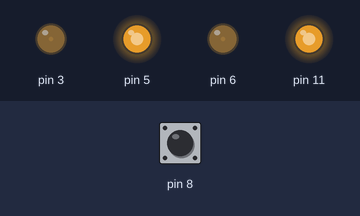
Simulated run of this sketch. Board: Arduino Uno, built with avr-gcc and run on an emulated ATmega328P. Shown: output pins drawn as LEDs (lit = HIGH). The test bench sets the inputs (shaded band); at power-on: pin 8 HIGH.

Above: at 1.2 s.
1.3 s: pin 8 pulled LOW for 0.15 s
At 1.7 s:
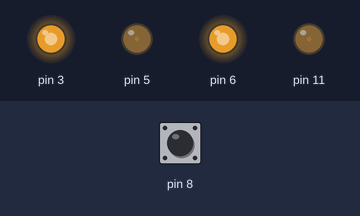
2.9 s: pin 8 pulled LOW for 1 s
At 3.4 s:
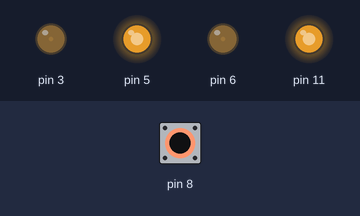
5.4 s: pin 8 pulled LOW for 3.2 s
At 9.0 s:
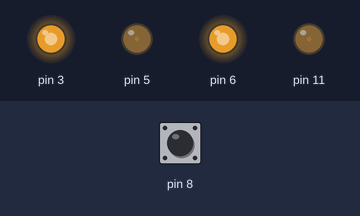
Timing chart, 0 to 10.5 s (numbered marks = the images above; inputs shaded):
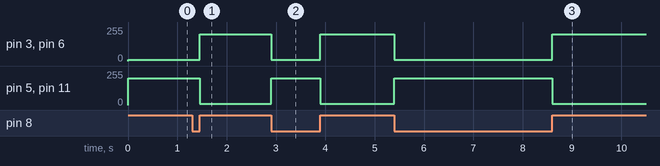

Measured:
- after the input at 1.3 s, pin 3, pin 6: 8/255 → 200/255 after 0.15 s; pin 5, pin 11: 200/255 → 8/255 after 0.15 s
- after the input at 2.9 s, pin 3, pin 6: 200/255 → 8/255 at once, → 200/255 1.0 s later; pin 5, pin 11: 8/255 → 200/255 at once, → 8/255 1.0 s later
- after the input at 5.4 s, pin 3, pin 6: 200/255 → 8/255 at once, → 200/255 3.2 s later; pin 5, pin 11: 8/255 → 200/255 at once, → 8/255 3.2 s later

The sketch:

TopsyTurvyTwistyTurnTableBoots_Cats_Boots_Cats_Boots_Cats.ino
```cpp
/*Do a Doughnut!
  By: Robert J. Guziec and Jacob JM Horstman
  Written: March 14, 2025
  Edited: April 9, 2025
  I/O Pins for MOTORS
  D3:  [OUTPUT] PC PWM 8-Bit, Output B, RIGHT MOTOR FORWARD
  D5:  [OUTPUT] PC PWM 8-Bit, Output B, LEFT MOTOR REVERSE
  D6:  [OUTPUT] PC PWM 8-Bit, Output A, LEFT MOTOR FORWARD
  D8:  [INPUT]  Toggle Direction, uses Pin Change Interrupt 0, Port B
  D11: [OUTPUT] PC PWM 8-Bit, Output B, RIGHT MOTOR REVERSE
*/
volatile unsigned char forward = 0;
void setup() {
  cli();
  // Configure serial monitor baudrate to 9600
  Serial.begin(9600);
  // PC PWM 8-Bit Mode
  // Configure TCCR0A, TCCR0B, OCR0A
  TCCR0A = 0xA3;
  TCCR0B = 0x11;
  TIMSK0 = 0x00;
  OCR0A = 40;
  OCR0B = 8;
  // Set D3, D5, D6 as output
  DDRD = 0x68;
  // Set D11 as output
  DDRB = 0x08;

  // Configure TCCR2A, TCCR2B, OCR2A
  TCCR2A = 0xA3;
  TCCR2B = 0x11;
  TIMSK2 = 0x00;
  OCR2A = 40;
  OCR2B = 8;

  // Enable internal pull-up D8
  PORTB |= 0x01;
  // Configure Pin Change Interrupts
  PCICR = 0x01;
  PCMSK0 = 0x01;

  sei();
}

void loop() {

// TURNING LEFT WHEEL
  if (forward) {
    // CCW (Left)
    OCR0A = 200;
    OCR0B = 8;
  } else {
    // CW (Right)
    OCR0A = 8;
    OCR0B = 200;
  }
// TURNING RIGHT WHEEL
  if (forward) {
    // CCW (Left)
    OCR2A = 8;
    OCR2B = 200;
  } else {
    // CW (Right)
    OCR2A = 200;
    OCR2B = 8;
  }
}

// Direction Switch Interrupt
ISR(PCINT0_vect) {
  forward = PINB & 0x01;
}
```
